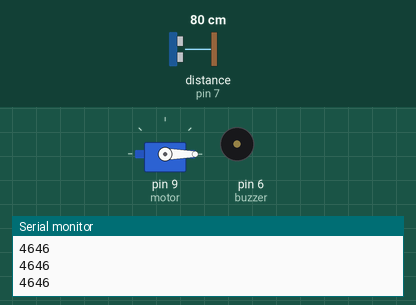
A sketch run on a simulated Arduino Uno, built with avr-gcc and run on an emulated ATmega328P. On the bench: servo, buzzer (waves = sounding), the last lines printed to the serial monitor. Wiring (inferred from the names in the program): ultrasonic range finder: trigger pin 8; echo pin 7. Inputs (shaded band) come from the test bench; at power-on: distance to the obstacle (sensor on pin 7) 80 cm. The echo pulse lasts 58.3 µs per cm.

Above: at 1.2 s.
1.3 s: distance to the obstacle (sensor on pin 7) set to 27 cm
At 2.3 s:
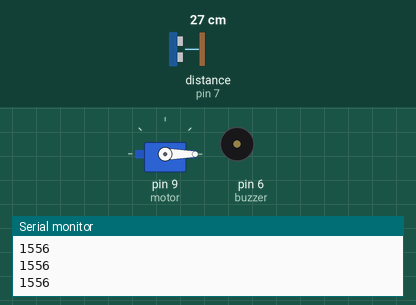
2.8 s: distance to the obstacle (sensor on pin 7) set to 22 cm
At 3.7 s:
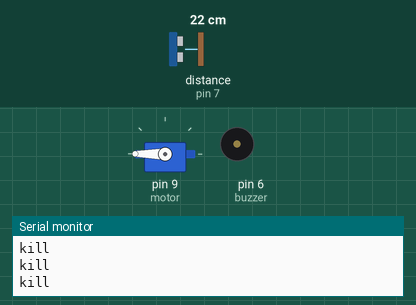
Timing chart, 0 to 5.8 s (numbered marks = the images above; inputs shaded):
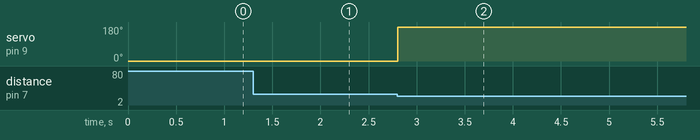

Measured:
- the behaviour switches between 24 and 23 cm on distance to the obstacle (sensor on pin 7) (found by bisection; images 1 and 2)
- after the input at 1.3 s, tone on pin 6 (buzzer): stays silent (without the input it goes to 800 Hz after 1.5 s)

The sketch:

Code.ino
```cpp
#include <SoftwareSerial.h>
#include <Servo.h>

Servo serv;
#define motor 9
#define echo 7
#define trig 8
#define buzzer 6

void setup(){
  serv.attach(motor);
  serv.write(0);
  pinMode(buzzer, OUTPUT);
  pinMode(echo, INPUT);
  pinMode(trig, OUTPUT);

  Serial.begin(9600);
}

long measure(){
  digitalWrite(trig, LOW);
  delayMicroseconds(2);
  digitalWrite(trig, HIGH);
  delayMicroseconds(5);
  digitalWrite(trig, LOW);

  long duration = pulseIn(echo, HIGH);
  return duration;
}

void breakpoint0(){
  noTone(buzzer);
}
void breakpoint1(){
  tone(buzzer, 800);
}
void breakpoint2(){
  tone(buzzer, 1000);
}
void breakpoint3(){
  tone(buzzer, 1200);
}
void breakpoint4(){
  tone(buzzer, 1400);
}
void breakpoint5(){
  tone(buzzer, 1600);
}
void breakpoint6(){
  tone(buzzer, 1800);
}
void breakpoint7(){
  tone(buzzer, 2000);
}
void breakpoint8(){
  noTone(buzzer);
  kill();
}

void kill(){
  serv.write(180);
  noTone(buzzer);
  while(1==1){
    Serial.println("kill");
  }
}

void loop(){
  long distance = measure();
  if(distance<=1375) breakpoint8();
  if(distance<=2750) breakpoint7();
  if(distance<=4125) breakpoint6();
  if(distance<=5500) breakpoint5();
  if(distance<=6875) breakpoint4();
  if(distance<=8250) breakpoint3();
  if(distance<=9625) breakpoint2();
  if(distance<=11000) breakpoint1();
  if(distance>11000) breakpoint0();
  Serial.println(distance);
}
```
